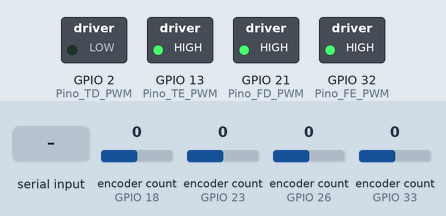
Recording of a sketch running on a simulated ESP32. Shown: switched loads named in the sketch (green lamp = pin HIGH). Inputs (shaded band) come from the test bench; at power-on: encoder count (sensors on GPIO 18, GPIO 23, GPIO 26, GPIO 33) 0. Nothing arrives over Bluetooth unless stated.

Above: at 1.2 s.
1.3 s: "p90\n" received over the second serial link
Timing chart, 0 to 4.3 s (numbered marks = the images above; inputs shaded):
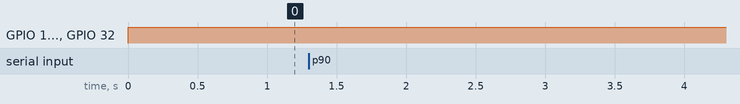

The sketch:

ESP32_controle_master.ino
```cpp
//BIBLIOTECAS
#include <stdio.h>
#include "BluetoothSerial.h"
#include <ESP32Encoder.h>

#if !defined(CONFIG_BT_ENABLED) || !defined(CONFIG_BLUEDROID_ENABLED)
#error Bluetooth is not enabled! Please run `make menuconfig` to and enable it
#endif

BluetoothSerial SerialBT;

//50 RPM max

// Define os pinos utilizados para a leitura dos sinais do encoder
//motor superior direito
#define Pino_FD_A 23
#define Pino_FD_B 22
#define Pino_FD_PWM 21
//motor superior esquerdo
#define Pino_FE_A 33
#define Pino_FE_B 25
#define Pino_FE_PWM 32
//motor inferior direito
#define Pino_TD_A 18
#define Pino_TD_B 19
#define Pino_TD_PWM 2
//motor inferior esquerdo
#define Pino_TE_A 26
#define Pino_TE_B 27
#define Pino_TE_PWM 13

//definição dos encoders
ESP32Encoder encoder_FD;//frontal direito
ESP32Encoder encoder_FE;//frontal esquerdo
ESP32Encoder encoder_TD;//tras direito
ESP32Encoder encoder_TE;//tras esquerdo

//definição de variáveis

//[fe, fd, te, td]
String mensagem;
int pwm[4]={128,128,128,128};
float encoder_pos_ini[4]={0,0,0,0};
unsigned long msegundos_ini = 0;
double rpm[4]={0,0,0,0};
double rpm_desejado[4]={0,0,0,0};
bool contando=0;
bool ler=0;
int tempo_contagem=100;


float get_rpm(){
  rpm[0] = ((encoder_FE.getCount()-encoder_pos_ini[0])*60000)/(tempo_contagem*50000);
  rpm[1] = ((encoder_FD.getCount()-encoder_pos_ini[1])*60000)/(tempo_contagem*50000);
  rpm[2] = ((encoder_TE.getCount()-encoder_pos_ini[2])*60000)/(tempo_contagem*50000);
  rpm[3] = ((encoder_TD.getCount()-encoder_pos_ini[3])*60000)/(tempo_contagem*50000);
}

void message_handler(){
  mensagem = SerialBT.readString(); // a string mensagem armazena o que foi enviado pelo HM-10 para o arduino
  if(mensagem[0]=='f'){
    rpm_desejado[0]=((double)mensagem[1]-48)*10+((double)mensagem[2]-48);
    rpm_desejado[1]=((double)mensagem[1]-48)*10+((double)mensagem[2]-48);
    rpm_desejado[2]=((double)mensagem[1]-48)*10+((double)mensagem[2]-48);
    rpm_desejado[3]=((double)mensagem[1]-48)*10+((double)mensagem[2]-48);
    if(contando==0){
      ler=1;
    }
  }
  if(mensagem[0]=='t'){
    rpm_desejado[0]=-1*(((double)mensagem[1]-48)*10+((double)mensagem[2]-48));
    rpm_desejado[1]=-1*(((double)mensagem[1]-48)*10+((double)mensagem[2]-48));
    rpm_desejado[2]=-1*(((double)mensagem[1]-48)*10+((double)mensagem[2]-48));
    rpm_desejado[3]=-1*(((double)mensagem[1]-48)*10+((double)mensagem[2]-48));
    if(contando==0){
      ler=1;
    }
  }
  if(mensagem[0]=='e'){
    rpm_desejado[0]=(((double)mensagem[1]-48)*10+((double)mensagem[2]-48));
    rpm_desejado[1]=-1*(((double)mensagem[1]-48)*10+((double)mensagem[2]-48));
    rpm_desejado[2]=-1*(((double)mensagem[1]-48)*10+((double)mensagem[2]-48));
    rpm_desejado[3]=(((double)mensagem[1]-48)*10+((double)mensagem[2]-48));
    if(contando==0){
      ler=1;
    }
  }
  if(mensagem[0]=='d'){
    rpm_desejado[0]=-1*(((double)mensagem[1]-48)*10+((double)mensagem[2]-48));
    rpm_desejado[1]=(((double)mensagem[1]-48)*10+((double)mensagem[2]-48));
    rpm_desejado[2]=(((double)mensagem[1]-48)*10+((double)mensagem[2]-48));
    rpm_desejado[3]=-1*(((double)mensagem[1]-48)*10+((double)mensagem[2]-48));
    if(contando==0){
      ler=1;
    }
  }

  if(mensagem[0]=='p'){
    rpm_desejado[0]=0;
    pwm[0]=128;
    rpm_desejado[1]=0;
    pwm[1]=128;
    rpm_desejado[2]=0;
    pwm[2]=128;
    rpm_desejado[3]=0;
    pwm[3]=128;
    ledcWrite(0, pwm[0]);
    ledcWrite(1, pwm[1]);
    ledcWrite(2, pwm[2]);
    ledcWrite(3, pwm[3]);
  }
}

void setup() {
  Serial.begin(9600);
  SerialBT.begin(9600); //Bluetooth device name

  pinMode(Pino_FE_A, INPUT_PULLUP);
  pinMode(Pino_FE_B, INPUT_PULLUP);
  encoder_FE.attachHalfQuad(Pino_FE_A, Pino_FE_B);
  pinMode(Pino_FE_PWM, OUTPUT);
  ledcSetup(0, 500, 8);//Atribuimos ao canal 0 a frequencia de 1000Hz com resolucao de 10bits.
  ledcAttachPin(Pino_FE_PWM, 0);//Atribuimos o pino PWM ao canal 0.
  ledcWrite(Pino_FE_PWM, 0);

  pinMode(Pino_FD_A, INPUT_PULLUP);
  pinMode(Pino_FD_B, INPUT_PULLUP);
  encoder_FD.attachHalfQuad(Pino_FD_A, Pino_FD_B);
  pinMode(Pino_FD_PWM, OUTPUT);
  ledcSetup(1, 500, 8);//Atribuimos ao canal 1 a frequencia de 1000Hz com resolucao de 10bits.
  ledcAttachPin(Pino_FD_PWM, 1);//Atribuimos o pino PWM ao canal 1.
  ledcWrite(Pino_FD_PWM, 0);

  pinMode(Pino_TE_A, INPUT_PULLUP);
  pinMode(Pino_TE_B, INPUT_PULLUP);
  encoder_TE.attachHalfQuad(Pino_TE_A, Pino_TE_B);
  pinMode(Pino_TE_PWM, OUTPUT);
  ledcSetup(2, 500, 8);//Atribuimos ao canal 0 a frequencia de 1000Hz com resolucao de 10bits.
  ledcAttachPin(Pino_TE_PWM, 2);//Atribuimos o pino PWM ao canal 0.
  ledcWrite(Pino_TE_PWM, 0);

  pinMode(Pino_TD_A, INPUT_PULLUP);
  pinMode(Pino_TD_B, INPUT_PULLUP);
  encoder_TD.attachHalfQuad(Pino_TD_A, Pino_TD_B);
  pinMode(Pino_TD_PWM, OUTPUT);
  ledcSetup(3, 500, 8);//Atribuimos ao canal 0 a frequencia de 1000Hz com resolucao de 10bits.
  ledcAttachPin(Pino_FE_PWM, 3);//Atribuimos o pino PWM ao canal 0.
  ledcWrite(Pino_TD_PWM, 0);
}

// A função de loop é executada repetidamente para sempre
void loop() {
  if (SerialBT.available()){
    message_handler();
  }
  if(contando==1 && millis()-msegundos_ini > tempo_contagem){
    get_rpm();
    SerialBT.println("RPM:");
    SerialBT.print(rpm[0]); SerialBT.print(" | "); SerialBT.print(rpm[1]); SerialBT.print(" | "); SerialBT.print(rpm[2]); SerialBT.print(" | "); SerialBT.print(rpm[3]);
    SerialBT.println("");
    contando=0;
  }

  if (!(rpm_desejado+2<rpm && rpm<rpm_desejado-2) && contando==0){
    SerialBT.println("Arrumando");
    SerialBT.print("RPM Desejado: ");
    SerialBT.print(rpm_desejado[0]); SerialBT.print(" | "); SerialBT.print(rpm_desejado[1]); SerialBT.print(" | "); SerialBT.print(rpm_desejado[2]); SerialBT.print(" | "); SerialBT.print(rpm_desejado[3]);
    SerialBT.println("");

    pwm[0]=pwm[0]-((rpm_desejado[0]-rpm[0])/abs(rpm_desejado[0]-rpm[0]));
    pwm[1]=pwm[1]-((rpm_desejado[1]-rpm[1])/abs(rpm_desejado[1]-rpm[1]));
    pwm[2]=pwm[2]-((rpm_desejado[2]-rpm[2])/abs(rpm_desejado[2]-rpm[2]));
    pwm[3]=pwm[3]-((rpm_desejado[3]-rpm[3])/abs(rpm_desejado[3]-rpm[3]));
    ler=1;
  }
  //if (rpm_desejado<rpm && contando==0 && sentido_movimento==0){SerialBT.println("Arrumando");SerialBT.print("RPM Desejado: ");SerialBT.println(rpm_desejado);SerialBT.println("");pwm=pwm+1;ler=1;}
  if(ler==1 && contando==0){
    contando=1;
    encoder_pos_ini[0]=encoder_FE.getCount();
    encoder_pos_ini[1]=encoder_FD.getCount();
    encoder_pos_ini[2]=encoder_TE.getCount();
    encoder_pos_ini[3]=encoder_TD.getCount();
    msegundos_ini=millis();
    ler=0;
  }
    ledcWrite(0, pwm[0]);
    ledcWrite(1, pwm[1]);
    ledcWrite(2, pwm[2]);
    ledcWrite(3, pwm[3]);
}
```
